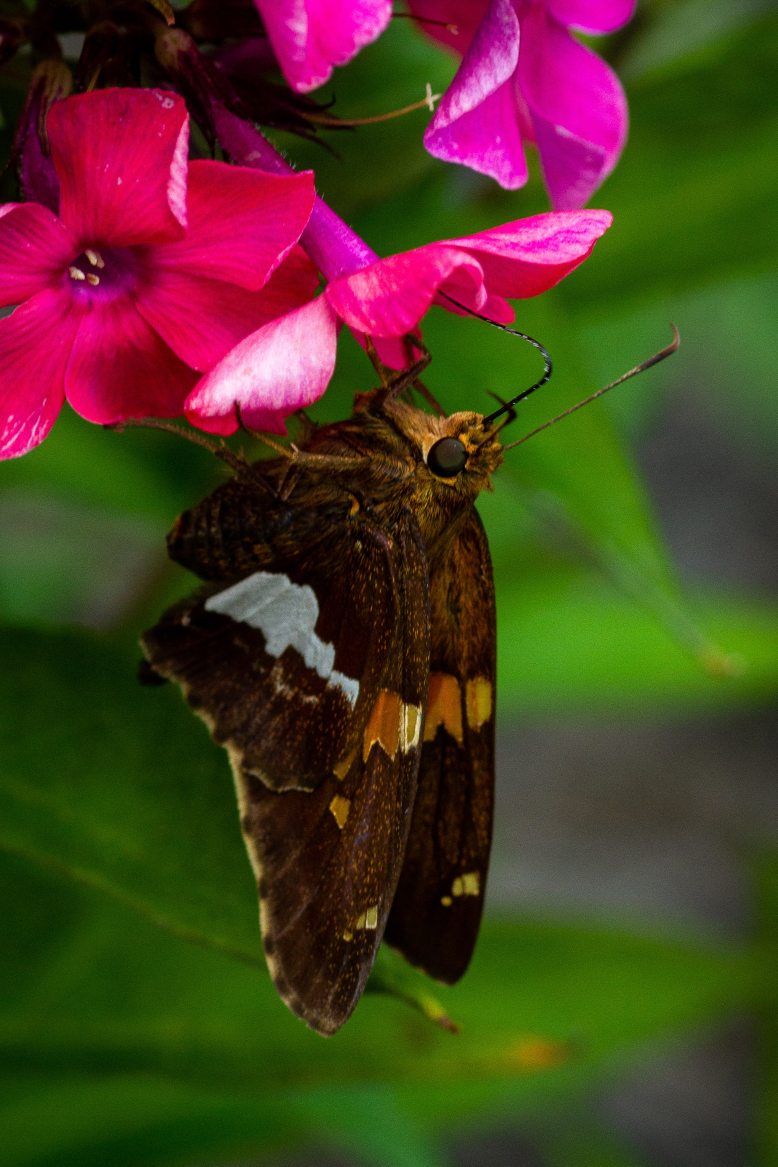
#> input picture GardenDream.jpg, 2333 x 3500 px (shown at 1/3 size)
$ python GardenDream.py
#> lines starting #> are read from the running program, lines starting #| are printed output that depends on the picture
from PIL import Image, ImageFilter

img = Image.open('GardenDream.jpg')
#> img is the input picture: PIL image 2333x3500 RGB; mean R, G, B 76, 59.7, 34
img.thumbnail((400, 400))
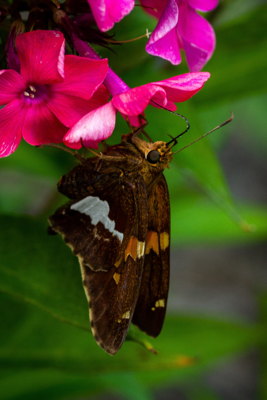
#> img: PIL image 267x400 RGB; mean R, G, B 76, 59.7, 34
img.save('thumbnail.jpg')

print(img.size)
#| (267, 400)
